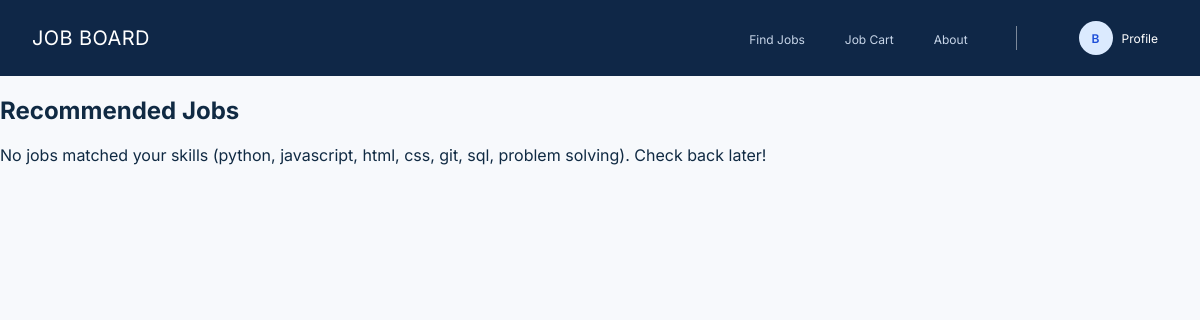
/jobs/recommendations/ (signed in), run on an earlier commit of the app's database.
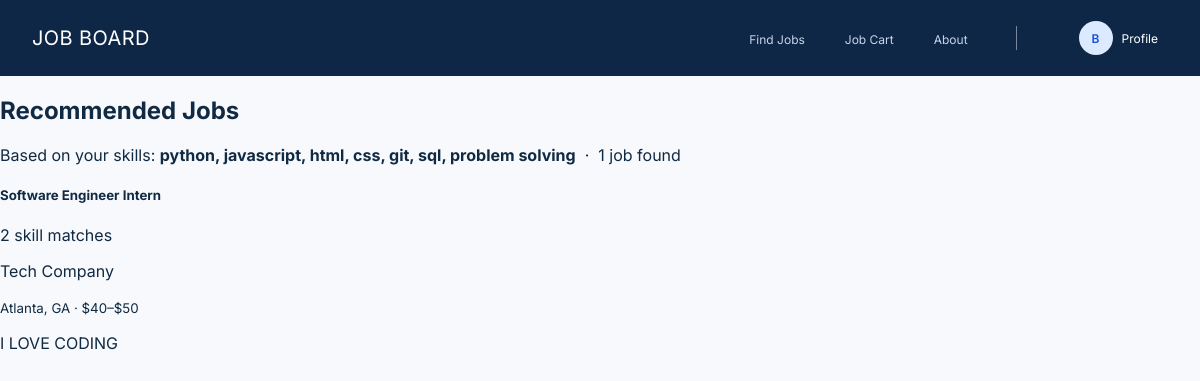
And on a later commit of the database.
### profiles/models.py (models this page shows, shortened)
class Profile(models.Model):
    user = models.OneToOneField(
        settings.AUTH_USER_MODEL, on_delete=models.CASCADE, related_name='profile'
    )
    headline = models.CharField(max_length=200)
    skills = models.TextField(blank=True, help_text='Comma-separated, e.g. Python, SQL, React')
    education = models.TextField(blank=True)
    experience = models.TextField(blank=True)
    links = models.TextField(blank=True, help_text='One URL per line')
    commute_radius = models.PositiveIntegerField(default=10)
    show_email = models.BooleanField(default=False)
    show_experience = models.BooleanField(default=True)
    is_visible_to_recruiters = models.BooleanField(default=True)
    def skill_list(self):
        return [s.strip().lower() for s in self.skills.split(',') if s.strip()]

### jobs/models.py (models this page shows, shortened)
class Job(models.Model):
    title = models.CharField(max_length=200)
    description = models.TextField()
    skills = models.TextField(blank=True)
    preferred_education = models.CharField(max_length=200, blank=True)
    company_name = models.CharField(max_length=200, blank=True)
    location = models.CharField(max_length=200)
    salary_min = models.IntegerField(null=True, blank=True)
    salary_max = models.IntegerField(null=True, blank=True)
    is_remote = models.BooleanField(default=False)
    visa_sponsorship = models.BooleanField(default=False)
    latitude = models.FloatField()
    longitude = models.FloatField()
    created_at = models.DateTimeField(auto_now_add=True)

### jobs/views.py (the view)
# urls.py: path('recommendations/', views.job_recommendations, name='recommendations'),
@login_required
def job_recommendations(request):
    try:
        profile = request.user.profile
    except Exception:
        return render(request, 'jobs/recommendations.html', {'jobs': [], 'no_profile': True})
    user_skills = profile.skill_list()
    if not user_skills:
        return render(request, 'jobs/recommendations.html', {'jobs': [], 'no_skills': True})
    scored = []
    for job in Job.objects.all():
        job_skills = [s.strip().lower() for s in job.skills.split(',') if s.strip()]
        matches = sum(1 for s in user_skills if s in job_skills)
        if matches > 0:
            scored.append((matches, job))
    scored.sort(key=lambda x: x[0], reverse=True)
    jobs = [{'job': job, 'matches': matches} for matches, job in scored]
    return render(request, 'jobs/recommendations.html', {'jobs': jobs, 'user_skills': user_skills})

### jobs/templates/jobs/recommendations.html (shortened to what this page needs)
{% extends "base.html" %}
{% block content %}
<h2 class="mb-4">Recommended Jobs</h2>
{% if no_profile %}
<div class="alert alert-info">You don't have a profile yet. <a href="/profile/">Create one</a> to get recommendations.</div>
{% elif no_skills %}
<div class="alert alert-info">Add skills to your <a href="/profile/">profile</a> to get recommendations.</div>
{% elif not jobs %}
<div class="alert alert-warning">No jobs matched your skills ({{ user_skills|join:", " }}). Check back later!</div>
{% else %}
<p class="text-muted">Based on your skills: <strong>{{ user_skills|join:", " }}</strong> &nbsp;·&nbsp; {{ jobs|length }} job{{ jobs|length|pluralize }} found</p>
{% for entry in jobs %}
<div class="card shadow-sm mb-3">
    <div class="card-body">
        <div class="d-flex justify-content-between align-items-start">
            <h5 class="card-title mb-1">{{ entry.job.title }}</h5>
            <span class="badge bg-success">{{ entry.matches }} skill match{{ entry.matches|pluralize:"es" }}</span>
        </div>
        {% if entry.job.company_name %}<p class="text-muted mb-1">{{ entry.job.company_name }}</p>{% endif %}
        <p class="mb-1">
            <small>
                {{ entry.job.location }}
                {% if entry.job.salary_min or entry.job.salary_max %}
                · ${{ entry.job.salary_min|default:"?" }}–${{ entry.job.salary_max|default:"?" }}
                {% endif %}
            </small>
        </p>
        <p class="card-text text-muted mt-2">{{ entry.job.description }}</p>
    </div>
</div>
{% endfor %}
{% endif %}
{% endblock %}

What changed in the data, as far as the page shows it:
added Job: job "Software Engineer Intern", matches "2", job.company_name "Tech Company", job.location "Atlanta, GA", job.salary_min "40", job.salary_max "50", job.description "I LOVE CODING"
Also different on the page:
{{ jobs|length }}: (not shown) → "1"
text no longer shown: "No jobs matched your skills ( ). Check back later!"
text now shown: "Based on your skills: · job found"
